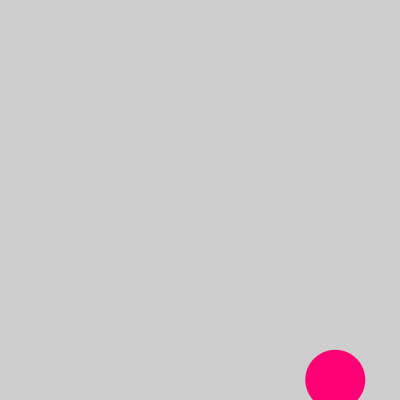
Frame 1 (no input)
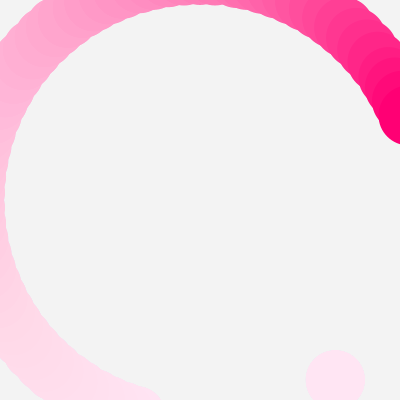
Frame 60 (the mouse pressed at the canvas centre just before this capture)
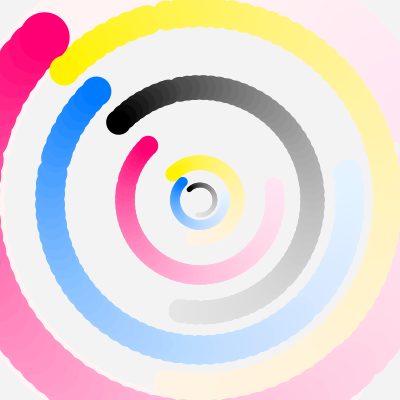
Frame 120 (the mouse held since frame 60 and released just before this capture)

The Processing sketch that drew these frames (run headless with seeded random() and noise(); from frame 60 on, the mouse is pressed at the canvas centre):

// Processing sketch: processing_55519
// ── processing_55519.pde

/* Done by Keya Vadgama
YSDN
Winter 2012
Reference: http://www.openprocessing.org/sketch/54911
*/

float orbitDuration = 1.5*1000; // 1.5 second orbit
float orbitRad = 75; // Radius 50px


void setup()
{
  size(400,400);
  smooth();
  noStroke();
}
 
void draw()
{

  fill(255, 10); // background colour, alpha for motion blur
  rect(0,0,400,400); // background shape
  translate((width/2),height/2); // centers in window
 
  float ang = TWO_PI * millis() /orbitDuration; //equation for orbit
  float x = cos(ang)*orbitRad; 
  float y = sin(ang)*orbitRad;
  float xPos = sin(ang)*orbitRad;
  float yPos = cos(ang)*orbitRad;

if (mousePressed) { //one the outermost circle will show first and then the rest if mouse is pressed

//circle one
fill(255, 0, 116); //colour of orbiting circle
 ellipse(x*3,y*3,50, 50); //size of orbiting circle

//circle two
 fill(255, 242, 0); //colour of orbiting circle
 ellipse(xPos*2.5,yPos*2.5,30,30); //size of orbiting circle
 
 //circle three
 fill(0, 122, 255); //colour of orbiting circle
 ellipse(x*2,y*2,30,30); //size of orbiting circle
  
    //CIRCLE four 
  fill(0); //colour of orbiting circle
  ellipse(xPos*1.5,yPos*1.5,25,25); //size of orbiting circle
  
  //CIRCLE five
  fill(255, 0, 116); //colour of orbiting circle
  ellipse(x,y,20,20); //size of orbiting circle
  
  //CIRCLE six

  fill(255, 242, 0); //colour of orbiting circle
  ellipse(xPos/2,yPos/2,15,15); //size of orbiting circle

  //CIRCLE seven
  fill(0, 122, 255); //colour of orbiting circle
  ellipse(x/3,y/3,10,10); //size of orbiting circle
  
  //CIRCLE eight
  fill(0); //colour of orbiting circle
  ellipse(xPos/5,yPos/5,5,5); //size of orbiting circle


} else {
  fill(255, 0, 116); //colour of orbiting circle
 ellipse(x*3,y*3,60,60); //size of orbiting circle
}
 
}

    


void keyPressed (){ //when you press the space bar the background is cleared and the animation starts again
   
  if (key == ' ');
  {
   background (255, 10);
  } 
    
  if (key == 'a'); //when you press the letter a the background turns to a light blue color
  {
  background (185, 238, 255);
 
  } 
  
}
  
